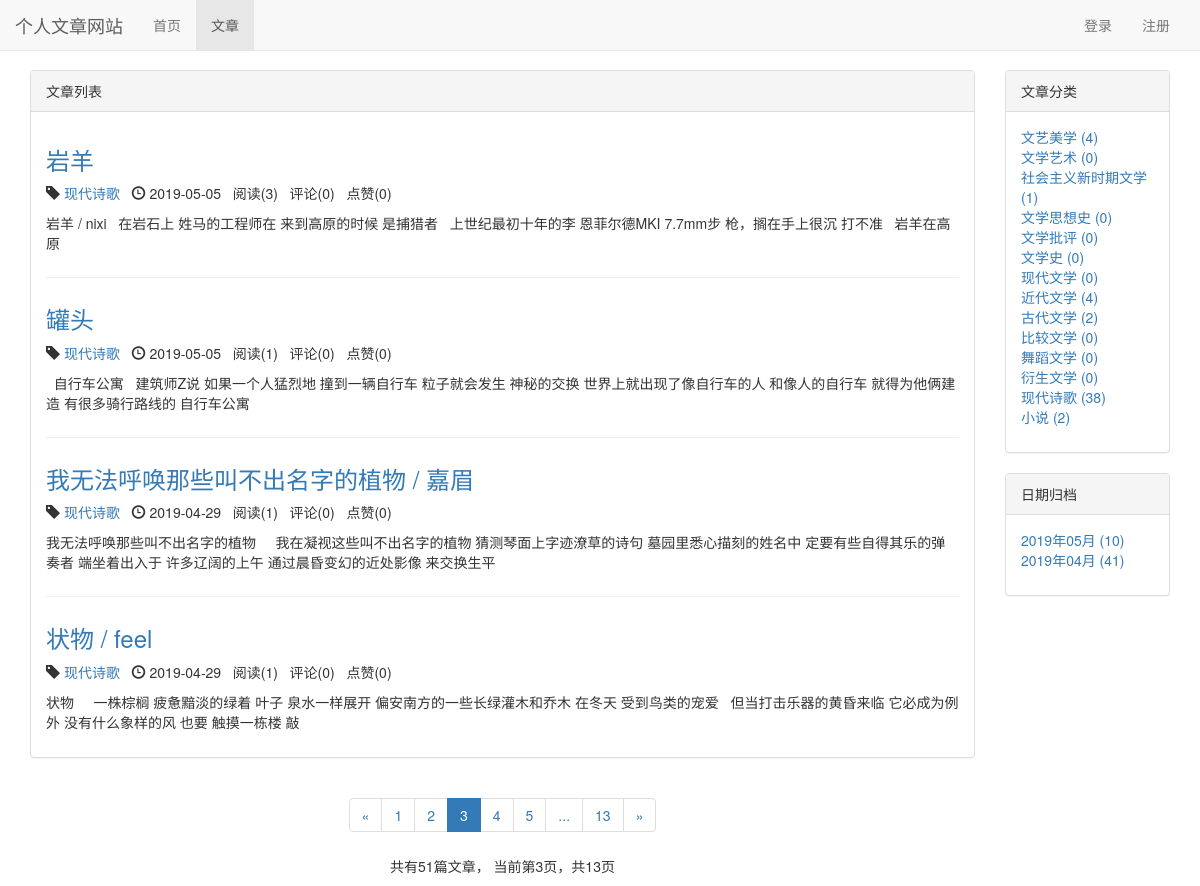
Page /blog/?page=3 on the committed database.
### blog/models.py (models this page shows, shortened)
class Blog(models.Model, ReadNumExpandMethod):
    title = models.CharField('标题',max_length=50)
    blog_type = models.ForeignKey(BlogType, on_delete=models.CASCADE,verbose_name = '文章类型')
    content = RichTextUploadingField()  #文本内容，富文本标签
    author = models.ForeignKey(User, on_delete=models.CASCADE,verbose_name = '作者')
    read_details = GenericRelation(ReadDetail)
    created_time = models.DateTimeField('创建时间',auto_now_add=True)
    last_updated_time = models.DateTimeField('最后更新时间',auto_now=True)
    class Meta:
        ordering = ['-created_time']
        verbose_name = '文章'
        verbose_name_plural = '文章'

class BlogType(models.Model):
    type_name = models.CharField(max_length=15,verbose_name = '文章类型')
    def __str__(self):
        return self.type_name
    class Meta:
        verbose_name = '文章类型'
        verbose_name_plural = '文章类型'

### read_statistics/models.py (models this page shows)
class ReadNum(models.Model):
    read_num = models.IntegerField(default=0,verbose_name = '阅读数')
    content_type = models.ForeignKey(ContentType, on_delete=models.CASCADE)
    object_id = models.PositiveIntegerField()
    content_object = GenericForeignKey('content_type', 'object_id')
    class Meta:
        verbose_name = '阅读次数'
        verbose_name_plural = '阅读次数'

### likes/models.py (models this page shows)
class LikeCount(models.Model):
    content_type = models.ForeignKey(ContentType, on_delete=models.CASCADE)
    object_id = models.PositiveIntegerField()
    content_object = GenericForeignKey('content_type', 'object_id')
    liked_num = models.IntegerField(default=0)#已点赞数量，默认数量为1

### blog/views.py (the view)
# urls.py: path('', views.blog_list, name = 'blog_list'),
def blog_list(request):
	blogs_all_list = Blog.objects.all()
	context = get_blog_list_common_date(request,blogs_all_list)
	return render(request, 'blog/blog_list.html', context)

### comment/templatetags/comment_tags.py (called while the page is built)
@register.simple_tag
def get_comment_count(obj):
    content_type = ContentType.objects.get_for_model(obj)
    return Comment.objects.filter(content_type=content_type, object_id=obj.pk).count()#.pk是获取obj的组件值

### likes/templatetags/likes_tags.py (called while the page is built)
@register.simple_tag
def get_like_count(obj):    #获取点赞的数量
    content_type = ContentType.objects.get_for_model(obj)
    like_count, created = LikeCount.objects.get_or_create(content_type=content_type, object_id=obj.pk)  #此数据可能不存在，使用方法get_or_create
    return like_count.liked_num

### read_statistics/models.py (called while the page is built)
      def get_read_num(self):
        try:
            ct = ContentType.objects.get_for_model(self)
            readnum = ReadNum.objects.get(content_type = ct, object_id = self.pk)
            return readnum.read_num
        except exceptions.ObjectDoesNotExist:
            return 0

### user/context_processors.py (called while the page is built)
def login_modal_form(request):
    return {'login_modal_form': LoginForm()}

### blog/templates/blog/blog_list.html (shortened to what this page needs)
{% extends 'base.html' %}
{% block nav_blog_active %}active{% endblock %}
{% load staticfiles %}
{% load comment_tags %}
{% load likes_tags %}
{% block header_extends %}
    <link rel="stylesheet" href="{% static 'blog/blog.css' %}">
{% endblock %}
{% block content %}
    <div class="container">
        <div class="row">
            <div class="col-xs-12 col-sm-8 col-md-9 col-lg-10">
                <div class="panel panel-default">
                    <div class="panel-heading">{% block blog_list_title %}文章列表{% endblock %}</div>
                    <div class="panel-body">
                        {% for blog in blogs %}
                            <div class="blog">
                                <h3><a href="{% url 'blog_detail' blog.pk %}">{{ blog.title }}</a></h3>
                                <p class="blog-info">
                                    <span class="glyphicon glyphicon-tag"></span> <a href="{% url 'blogs_with_type' blog.blog_type.pk %}">{{ blog.blog_type }}</a>&nbsp;&nbsp;
                                    <span class="glyphicon glyphicon-time"></span> {{ blog.created_time|date:"Y-m-d" }}&nbsp;&nbsp;
                                    阅读({{ blog.get_read_num }})&nbsp;&nbsp;
                                    评论({% get_comment_count blog %})&nbsp;&nbsp;
                                    点赞({% get_like_count blog %})
                                </p>
                                <p>{{ blog.content|striptags|truncatechars:150|safe }}</p>
                            </div>
                        {% empty %}
                            <div class="blog">
                                <h3>暂无博客，敬请期待</h3>
                            </div>
                        {% endfor %}
                    </div>
                </div>
                <div class="paginator">
                    <ul class="pagination">
                        <li>
                            {% if page_of_blogs.has_previous %}
                                <a href="?page={{ page_of_blogs.previous_page_number }}" aria-label="Previous">
                                    <span aria-hidden="true">&laquo;</span>
                                </a>
                            {% else %}
                                <span aria-hidden="true">&laquo;</span>
                            {% endif %}
                        </li>
                        {% for page_num in page_range %}
                            {% if page_num == page_of_blogs.number %}
                                <li class="active"><span>{{ page_num }}</span></li>
                            {% else %}
                                {% if page_num == '...' %}
                                    <li><span>{{ page_num }}</span></li>
                                {% else %}
                                    <li><a href="?page={{ page_num }}">{{ page_num }}</a></li>
                                {% endif %}
                            {% endif %}
                        {% endfor %}
                        <li>
                            {% if page_of_blogs.has_next %}
                                <a href="?page={{ page_of_blogs.next_page_number }}" aria-label="Next">
                                    <span aria-hidden="true">&raquo;</span>
                                </a>
                            {% else %}
                                <span aria-hidden="true">&raquo;</span>
                            {% endif %}
                        </li>
                    </ul>
                    <p>
                        共有{{ page_of_blogs.paginator.count }}篇文章，
                        当前第{{ page_of_blogs.number }}页，共{{ page_of_blogs.paginator.num_pages }}页
                    </p>
                </div>
            </div>
            <div class="hidden-xs col-sm-4 col-md-3 col-lg-2">
                <div class="panel panel-default">
                    <div class="panel-heading">文章分类</div>
                    <div class="panel-body">
                        <ul class="blog-types">
                            {% for blog_type in blog_types %}
                                <li>
                                    <a href="{% url 'blogs_with_type' blog_type.pk %}">
                                        {{ blog_type.type_name }} ({{ blog_type.blog_count }})
                                    </a>
                                </li>
                            {% empty %}
                                <li>暂无分类</li>
                            {% endfor %}
                        </ul>
                    </div>
                </div>
                <div class="panel panel-default">
                    <div class="panel-heading">日期归档</div>
                    <div class="panel-body">
                        <ul>
                            {% for blog_date, blog_count in blog_dates.items %}
                                <li>
                                    <a href="{% url 'blogs_with_date' blog_date.year blog_date.month %}">
                                        {{ blog_date|date:"Y年m月" }} ({{ blog_count }})
                                    </a>
                                </li>
                            {% endfor %}
                        </ul>
                    </div>
                </div>
            </div>
        </div>
    </div>
{% endblock %}

### static/base.css (style rules this page uses)
* { margin: 0; padding: 0; }
body { margin-top:70px!important; }
ul { list-style-type: none; }

### blog/static/blog/blog.css (style rules this page uses)
ul.blog-types { list-style-type: none; }
div.blog:not(:last-child) { margin-bottom: 2em; padding-bottom: 1em; border-bottom: 1px solid #eee; }
div.paginator { text-align: center; }

### rows in the picture
Blog: title "岩羊", blog_type "现代诗歌", created_time "2019-05-05", get_read_num "3", id "0", id.liked_num "0", content "岩羊 / nixi 在岩石上 姓马的工程师在 来到高原的时候 是捕猎者 上世纪最初十年的李 恩菲尔德MKI 7.7mm步 枪，搁在手上很沉 打不准 岩羊在高原"
Blog: title "罐头", blog_type "现代诗歌", created_time "2019-05-05", get_read_num "1", id "0", id.liked_num "0", content "自行车公寓 建筑师Z说 如果一个人猛烈地 撞到一辆自行车 粒子就会发生 神秘的交换 世界上就出现了像自行车的人 和像人的自行车 就得为他俩建造 有很多骑行路线的 自行车公寓"
Blog: title "我无法呼唤那些叫不出名字的植物 / 嘉眉", blog_type "现代诗歌", created_time "2019-04-29", get_read_num "1", id "0", id.liked_num "0", content "我无法呼唤那些叫不出名字的植物 我在凝视这些叫不出名字的植物 猜测琴面上字迹潦草的诗句 墓园里悉心描刻的姓名中 定要有些自得其乐的弹奏者 端坐着出入于 许多辽阔的上午 通过晨昏变幻的近处影像 来交换生平"
Blog: title "状物 / feel", blog_type "现代诗歌", created_time "2019-04-29", get_read_num "1", id "0", id.liked_num "0", content "状物 一株棕榈 疲惫黯淡的绿着 叶子 泉水一样展开 偏安南方的一些长绿灌木和乔木 在冬天 受到鸟类的宠爱 但当打击乐器的黄昏来临 它必成为例外 没有什么象样的风 也要 触摸一栋楼 敲"
BlogType: type_name "文艺美学", blog_count "4"
BlogType: type_name "文学艺术", blog_count "0"
BlogType: type_name "社会主义新时期文学", blog_count "1"
BlogType: type_name "文学思想史", blog_count "0"
BlogType: type_name "文学批评", blog_count "0"
BlogType: type_name "文学史", blog_count "0"
BlogType: type_name "现代文学", blog_count "0"
BlogType: type_name "近代文学", blog_count "4"
BlogType: type_name "古代文学", blog_count "2"
BlogType: type_name "比较文学", blog_count "0"
BlogType: type_name "舞蹈文学", blog_count "0"
BlogType: type_name "衍生文学", blog_count "0"
BlogType: type_name "现代诗歌", blog_count "38"
BlogType: type_name "小说", blog_count "2"

### other values in the picture
{{ page_num }} "1" "2" "4" "5" "13"
{{ page_num }} "3"
{{ page_num }} "..."
{{ page_of_blogs.paginator.count }} "51"
{{ page_of_blogs.number }} "3"
{{ page_of_blogs.paginator.num_pages }} "13"
{{ blog_date|date:"Y年m月" }} "2019年05月" "2019年04月"
{{ blog_count }} "10" "41"
